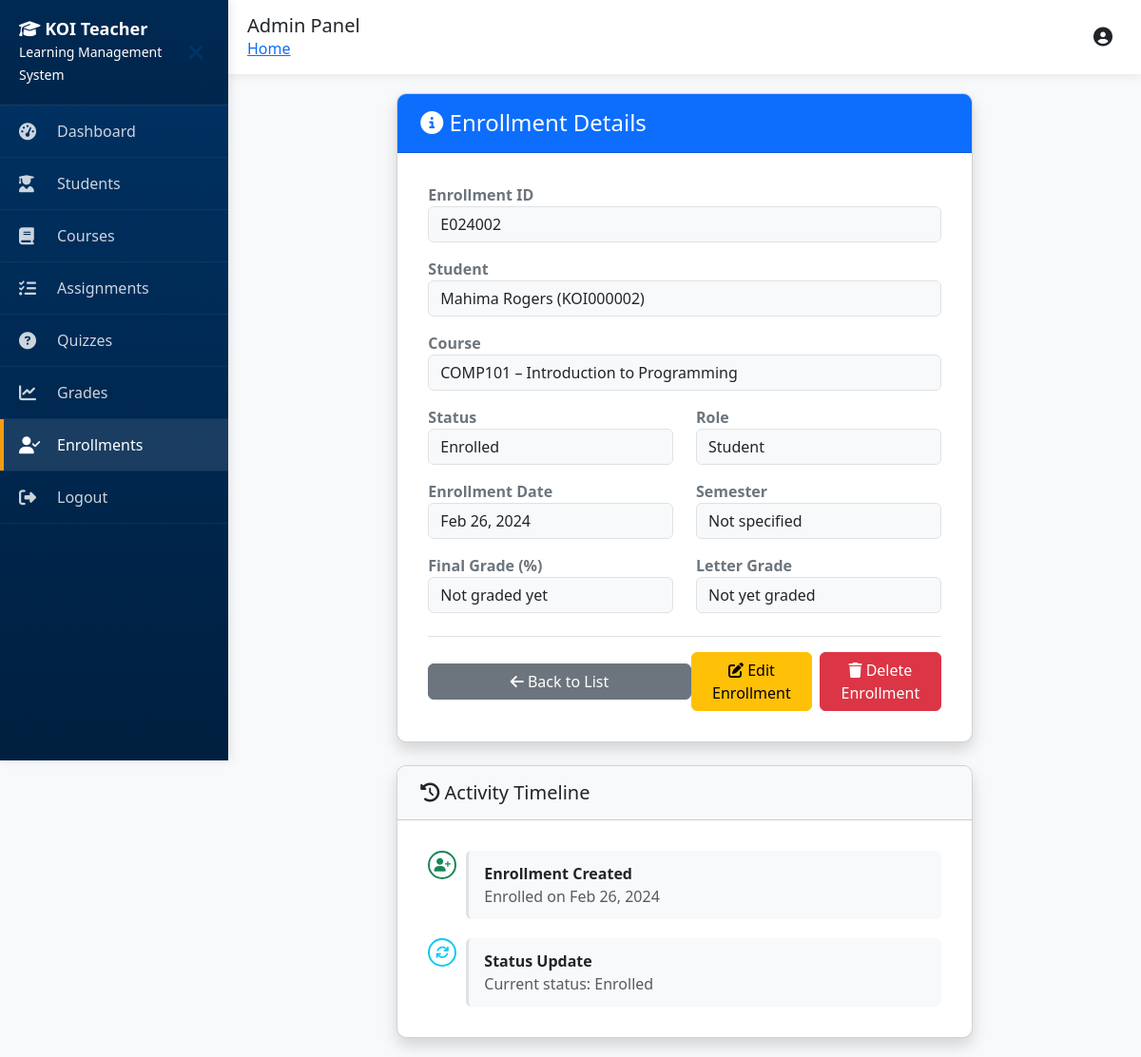
Page /adminapp/enrollments/2/ on the committed database.
### lms_core/models.py (models this page shows, shortened)
class Enrollment(models.Model):
    enrollment_id = models.CharField(max_length=20, unique=True)
    student = models.ForeignKey(Student, on_delete=models.CASCADE, related_name='enrollments')
    course = models.ForeignKey(Course, on_delete=models.CASCADE, related_name='enrollments')
    enrollment_date = models.DateField()
    role = models.CharField(max_length=20, default='Student')
    status = models.CharField(max_length=20, default='Enrolled')
    final_grade = models.DecimalField(max_digits=5, decimal_places=2, null=True, blank=True)
    class Meta:
        unique_together = ['student', 'course']
        ordering = ['-enrollment_date']

class Student(models.Model):
    user = models.OneToOneField(User, on_delete=models.CASCADE, related_name='student_profile')
    student_id = models.CharField(max_length=20, unique=True)
    phone = models.CharField(max_length=20, blank=True)
    date_of_birth = models.DateField(null=True, blank=True)
    program = models.CharField(max_length=100)
    enrollment_date = models.DateField(default=timezone.now)  # <- default added
    status = models.CharField(max_length=20, default='Active')
    gpa = models.DecimalField(max_digits=3, decimal_places=2, default=0.0)
    address = models.TextField(blank=True)
    postcode = models.CharField(max_length=10, blank=True)
    state = models.CharField(max_length=10, blank=True)
    international = models.BooleanField(default=False)
    scholarship = models.BooleanField(default=False)
    class Meta:
        ordering = ['student_id']

class Course(models.Model):
    course_id = models.CharField(max_length=50, unique=True)
    course_code = models.CharField(max_length=20)
    course_name = models.CharField(max_length=200)
    instructor = models.CharField(max_length=100)
    term = models.CharField(max_length=50)
    level = models.IntegerField()
    credits = models.IntegerField()
    department = models.CharField(max_length=50)
    max_students = models.IntegerField(default=50)
    enrolled_count = models.IntegerField(default=0)
    mode = models.CharField(max_length=20, default='On-campus')
    start_date = models.DateField()
    end_date = models.DateField()
    description = models.TextField()
    class Meta:
        ordering = ['course_code', 'term']

### adminapp/views.py (the view)
# urls.py: path("enrollments/<int:pk>/", views.enrollment_detail, name="enrollment_detail"),
def enrollment_detail(request, pk):
    enrollment = Enrollment.objects.get(pk=pk)
    return render(request, "adminapp/enrollments/detail.html", {"enrollment": enrollment})

### adminapp/templates/adminapp/enrollments/detail.html (shortened to what this page needs)
{% extends 'adminapp/base.html' %}
{% load static %}
{% block content %}
<div class="row justify-content-center">
    <div class="col-12 col-lg-10 col-xl-8">
        <div class="card shadow mb-4">
            <div class="card-header bg-primary text-white">
                <h4 class="mb-0">
                    <i class="fas fa-info-circle"></i> Enrollment Details
                </h4>
            </div>
            <div class="card-body">
                <div class="mb-3">
                    <label class="fw-bold text-secondary">Enrollment ID</label>
                    <div class="form-control bg-light">{{ enrollment.enrollment_id }}</div>
                </div>
                <div class="mb-3">
                    <label class="fw-bold text-secondary">Student</label>
                    <div class="form-control bg-light">
                        {{ enrollment.student.user.get_full_name }}
                        ({{ enrollment.student.student_id }})
                    </div>
                </div>
                <div class="mb-3">
                    <label class="fw-bold text-secondary">Course</label>
                    <div class="form-control bg-light">
                        {{ enrollment.course.course_code }} – {{ enrollment.course.course_name }}
                    </div>
                </div>
                <div class="row mb-3">
                    <div class="col-12 col-md-6 mb-3 mb-md-0">
                        <label class="fw-bold text-secondary">Status</label>
                        <div class="form-control bg-light">{{ enrollment.status }}</div>
                    </div>
                    <div class="col-12 col-md-6">
                        <label class="fw-bold text-secondary">Role</label>
                        <div class="form-control bg-light">{{ enrollment.role }}</div>
                    </div>
                </div>
                <div class="row mb-3">
                    <div class="col-12 col-md-6">
                        <label class="fw-bold text-secondary">Enrollment Date</label>
                        <div class="form-control bg-light">
                            {{ enrollment.enrollment_date|date:"M d, Y" }}
                        </div>
                    </div>
                    <div class="col-12 col-md-6 mt-3 mt-md-0">
                        <label class="fw-bold text-secondary">Semester</label>
                        <div class="form-control bg-light">
                            {{ enrollment.course.semester|default:"Not specified" }}
                        </div>
                    </div>
                </div>
                <div class="row mb-3">
                    <div class="col-12 col-md-6 mb-3 mb-md-0">
                        <label class="fw-bold text-secondary">Final Grade (%)</label>
                        <div class="form-control bg-light">
                            {% if enrollment.final_grade %}
                                {{ enrollment.final_grade }}%
                            {% else %}
                                Not graded yet
                            {% endif %}
                        </div>
                    </div>
                    <div class="col-12 col-md-6">
                        <label class="fw-bold text-secondary">Letter Grade</label>
                        <div class="form-control bg-light">
                            {% if enrollment.final_grade %}
                                {% if enrollment.final_grade >= 85 %}HD - High Distinction
                                {% elif enrollment.final_grade >= 75 %}D - Distinction
                                {% elif enrollment.final_grade >= 65 %}C - Credit
                                {% elif enrollment.final_grade >= 50 %}P - Pass
                                {% else %}F - Fail{% endif %}
                            {% else %}
                                Not yet graded
                            {% endif %}
                        </div>
                    </div>
                </div>
                <div class="d-flex flex-column flex-md-row justify-content-between align-items-center mt-4 pt-3 border-top">
                    <a href="{% url 'enrollment_list' %}" class="btn btn-secondary mb-3 mb-md-0 w-100 w-md-auto">
                        <i class="fas fa-arrow-left"></i> Back to List
                    </a>
                    <div class="d-flex flex-column flex-md-row gap-2 w-100 w-md-auto">
                        <a href="{% url 'enrollment_edit' enrollment.pk %}" class="btn btn-warning w-100 w-md-auto">
                            <i class="fas fa-edit"></i> Edit Enrollment
                        </a>
                        <a href="{% url 'enrollment_delete' enrollment.pk %}" class="btn btn-danger w-100 w-md-auto">
                            <i class="fas fa-trash"></i> Delete Enrollment
                        </a>
                    </div>
                </div>
            </div>
        </div>
        <div class="card shadow">
            <div class="card-header bg-light">
                <h5 class="mb-0"><i class="fas fa-history"></i> Activity Timeline</h5>
            </div>
            <div class="card-body">
                <div class="timeline">
                    <div class="timeline-item">
                        <i class="fas fa-user-plus text-success"></i>
                        <div class="timeline-content">
                            <div class="fw-bold">Enrollment Created</div>
                            <div class="text-muted">Enrolled on {{ enrollment.enrollment_date|date:"M d, Y" }}</div>
                        </div>
                    </div>
                    <div class="timeline-item">
                        <i class="fas fa-sync text-info"></i>
                        <div class="timeline-content">
                            <div class="fw-bold">Status Update</div>
                            <div class="text-muted">Current status: {{ enrollment.status }}</div>
                        </div>
                    </div>
                </div>
            </div>
        </div>
    </div>
</div>
{% endblock %}

### adminapp/templates/adminapp/base.html (style rules this page uses)
:root { --primary-color: #003366; --secondary-color: #2980b9; --success-color: #27ae60; --danger-color: #c0392b; --warning-color: #f39c12; --light-bg: #f8f9fa; --sidebar-width: 260px; --sidebar-collapsed-width: 70px; }
* { margin: 0; padding: 0; box-sizing: border-box; }
body { font-family: 'Segoe UI', Tahoma, Geneva, Verdana, sans-serif; background-color: var(--light-bg); overflow-x: hidden; }

### adminapp/templates/adminapp/enrollments/detail.html (style rules this page uses)
.timeline { position: relative; padding-left: 40px; }
.timeline-item { position: relative; padding-bottom: 20px; }
.timeline-item:last-child { padding-bottom: 0; }
.timeline-item i { position: absolute; left: -40px; width: 30px; height: 30px; border-radius: 50%; display: flex; align-items: center; justify-content: center; background: white; border: 2px solid currentColor; font-size: 14px; }
.timeline-content { background: #f8f9fa; padding: 12px 16px; border-radius: 6px; border-left: 3px solid #dee2e6; }
@media (min-width: 992px) { .card { border-radius: 10px; overflow: hidden; } }
@media (min-width: 992px) { .card-header { padding: 1rem 1.5rem; } }
@media (min-width: 992px) { .card-body { padding: 1.5rem; } }
@media (min-width: 992px) { .btn { min-width: 120px; } }
@media (min-width: 1200px) { .card-body { padding: 2rem; } }

### rows in the picture
Enrollment: enrollment_id "E024002", student.user.get_full_name "Mahima Rogers", student.student_id "KOI000002", course.course_code "COMP101", course.course_name "Introduction to Programming", status "Enrolled", role "Student", enrollment_date "Feb 26, 2024", course.semester "Not specified"
